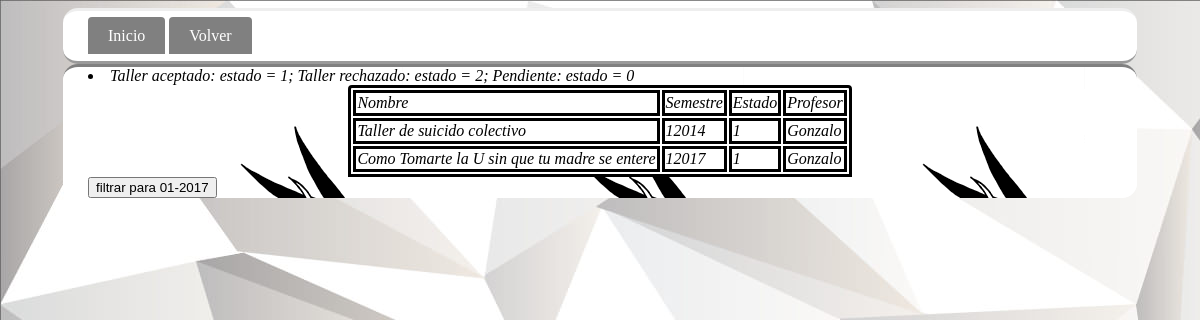
Page /verpostaceptadas.php (signed in) on the committed database.
### tables this page shows
CREATE TABLE `taller_libre` (
  `ID_EPRO` int(11) NOT NULL,
  `ID_TALLER` int(11) NOT NULL,
  `SEMESTRE` int(11) NOT NULL,
  `ID_PROGRAMA` int(11) NOT NULL,
  `INSCRITOS` int(11) NOT NULL,
  `ESTADO` int(11) NOT NULL,
  `MOTIVO` varchar(200) NOT NULL,
  `PROFESOR` varchar(45) NOT NULL,
  `NAME` varchar(45) NOT NULL
);

### verpostaceptadas.php (the view, shortened to what this page needs)
<?php
    $servername = "localhost";
    $username = "root";
    $password = "localhost";
    $dbname = "dbtest";
    $conn = new mysqli($servername,$username,$password,$dbname);
?>
<!DOCTYPE html>
<html>
  <head>
    <link href="diseño.css" rel="stylesheet"/>
      <body>
        <div class ="menu">
          <ul id="menu">
            <li><a href="index.php">Inicio</a></li>
            <li><a href="loged.php">Volver</a></li>
          </ul>
        </div>
        <div class="contenido">
            <table>
                <tr>
                    <li>Taller aceptado: estado = 1; Taller rechazado: estado = 2; Pendiente: estado = 0</li>
                    <td>Nombre</td>
                    <td>Semestre</td>
                    <td>Estado</td>
                    <td>Profesor</td>
                </tr>
            <?php
                $sql = "SELECT name, semestre, estado, profesor from taller_libre where estado = 1";
                $result = $conn->query($sql) or die("Falló la consulta" .$conn->error);
                if ($result->num_rows > 0) {
                while($rows= mysqli_fetch_array($result)){
                    echo "<tr><td>".$rows[0]."</td>";
                    echo "<td>".$rows[1]."</td>";
                    echo "<td>".$rows[2]."</td>";
                    echo "<td>".$rows[3]."</td>";
                    }
                }
                else {
                  echo "0 results";
                }
            ?>
        </table>
        <form action="veraceptadasfiltradas.php" method="POST">
        <input type="submit" value="filtrar para 01-2017">
        </form>
        </div>
      </body>
</html>

### diseño.css (style rules this page uses)
body { background-color: gray; background-image: url("DI.jpg"); }
.menu { margin: auto; width: 1024px; padding-right: 25px; padding-left: 25px; border-top-style: outset; border-bottom-style: outset; background-color: white; border-radius: 15px; }
ul#menu { padding: 0; }
ul#menu li { display: inline; }
ul#menu li a { background-color: gray; color: white; padding: 10px 20px; text-decoration: none; border-radius: 4px 4px 0 0; text-shadow: none; }
table { margin:auto; border-color: black; border-style: solid; border-radius: 4px 4px 0 0; overflow-y: auto; background-color: white; }
tr { border-color: black; border-style: solid; background-color: white; }
td { border-color: black; border-style: solid; background-color: white; }
.contenido { margin: auto; width: 1024px; padding-right: 25px; padding-left: 25px; border-top-style: outset; height: 120%; border-top-color: gray; border-right-color: gray; border-bottom-color: gray; border-left-color: gray; border-radius: 15px; background-color: white; font-style: oblique; color: black; text-shadow: -1px 0 white, 0 1px white, 1px 0 white, 0 -1px white; background-image: url("Especial_7.png"); }

### rows in the picture
taller_libre: NAME "Taller de suicido colectivo", SEMESTRE "12014", ESTADO "1", PROFESOR "Gonzalo"
taller_libre: NAME "Como Tomarte la U sin que tu madre se entere", SEMESTRE "12017", ESTADO "1", PROFESOR "Gonzalo"
